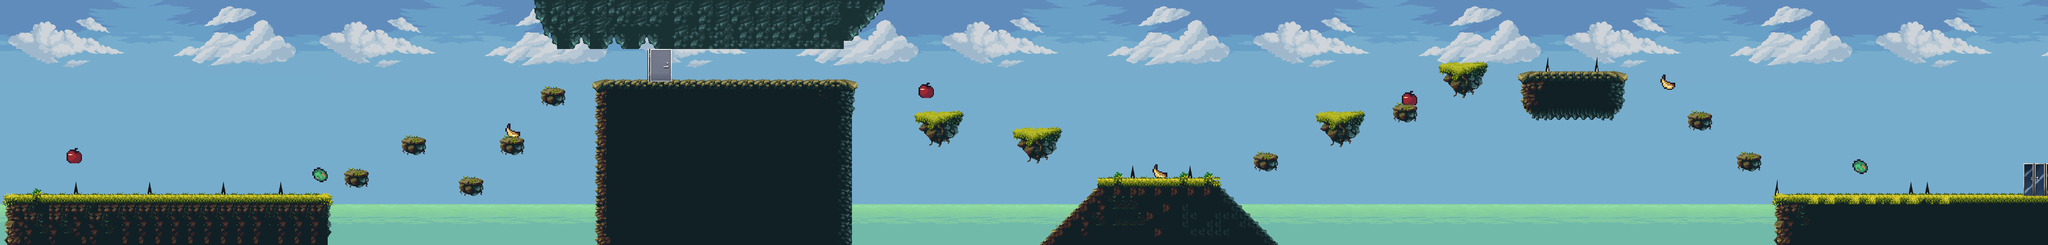

Rendered tile map (Tiled .tmx) drawn with the repository's tilesets; below, a short description and the map source with its tile grids summarised:
An orthogonal 250x30 tile map with 16x16 px tiles, 4 tile layers (Background, Sea, Spikes, Ground), 7 tilesets and 63 objects.

<map version="1.4" tiledversion="1.4.2" orientation="orthogonal" renderorder="right-down" width="250" height="30" tilewidth="16" tileheight="16" infinite="0" nextlayerid="12" nextobjectid="128">
 <tileset firstgid="1" name="sky_cloud" tilewidth="16" tileheight="16" spacing="2" margin="1" tilecount="418" columns="38">
  <image source="tilesets/sky_cloud.png" width="688" height="211" />
 </tileset>
 <tileset firstgid="419" name="sky" tilewidth="16" tileheight="16" spacing="2" margin="1" tilecount="418" columns="38">
  <image source="tilesets/sky.png" width="688" height="211" />
 </tileset>
 <tileset firstgid="837" name="sea" tilewidth="16" tileheight="16" spacing="2" margin="1" tilecount="30" columns="6">
  <image source="tilesets/sea.png" width="112" height="96" />
 </tileset>
 <tileset firstgid="867" name="tileset" tilewidth="16" tileheight="16" tilecount="1160" columns="58">
  <image source="tilesets/tileset.png" width="928" height="320" />
 </tileset>
 <tileset firstgid="2027" name="doors" tilewidth="16" tileheight="16" spacing="2" margin="1" tilecount="1024" columns="32">
  <image source="tilesets/doors.png" width="576" height="576" />
 </tileset>
 <tileset firstgid="3051" name="spikes" tilewidth="16" tileheight="16" spacing="2" margin="1" tilecount="72" columns="9">
  <image source="tilesets/spikes.png" width="164" height="160" />
 </tileset>
 <tileset firstgid="3123" name="d6t9hjj-c3db12c0-0e29-4b3b-a14b-5fcb16ed1e77" tilewidth="16" tileheight="16" spacing="2" margin="1" tilecount="1696" columns="32">
  <image source="tilesets/d6t9hjj-c3db12c0-0e29-4b3b-a14b-5fcb16ed1e77.png" width="576" height="960" />
 </tileset>
 <layer id="1" name="Background" width="250" height="30">
  <data>[7500 cells, 7500 non-empty, 406 distinct tile ids]</data>
 </layer>
 <layer id="2" name="Sea" width="250" height="30">
  <data>[7500 cells, 1250 non-empty, 30 distinct tile ids]</data>
 </layer>
 <layer id="6" name="Spikes" width="250" height="30">
  <data>[7500 cells, 120 non-empty, 27 distinct tile ids]</data>
 </layer>
 <layer id="3" name="Ground" width="250" height="30">
  <data>[7500 cells, 2020 non-empty, 255 distinct tile ids]</data>
 </layer>
 <objectgroup id="5" name="Fruits">
  <object id="15" x="122" y="282.667" width="44" height="42.6667">
   <ellipse />
  </object>
  <object id="17" x="608.667" y="321.333" width="34.6667" height="42">
   <ellipse />
  </object>
  <object id="18" x="1791.33" y="152.667" width="37.3333" height="48.6667">
   <ellipse />
  </object>
  <object id="22" x="2239.33" y="316.667" width="51.3333" height="31.3333">
   <ellipse />
  </object>
  <object id="25" x="2729.33" y="170.667" width="50.6667" height="34.6667">
   <ellipse />
  </object>
  <object id="26" x="3237.33" y="137.333" width="42.6667" height="43.3333">
   <ellipse />
  </object>
  <object id="27" x="3614.67" y="305.333" width="42" height="40">
   <ellipse />
  </object>
  <object id="28" x="976.667" y="233.333" width="50.6667" height="35.3333">
   <ellipse />
  </object>
 </objectgroup>
 <objectgroup id="7" name="Ground">
  <object id="37" x="10.6667" y="382.667" width="130" height="96.6667" />
  <object id="39" x="162" y="381.333" width="122" height="101.333" />
  <object id="41" x="302.667" y="380.667" width="126.667" height="100.667" />
  <object id="42" x="443.333" y="380.667" width="95.3333" height="104" />
  <object id="43" x="555.333" y="383.333" width="86" height="96" />
  <object id="44" x="670" y="331.333" width="52" height="37.3333" />
  <object id="46" x="784" y="268" width="48" height="36.6667" />
  <object id="47" x="897.333" y="349.333" width="46" height="31.3333" />
  <object id="48" x="972" y="272" width="1.33333" />
  <object id="49" x="972" y="272" width="58.6667" height="33.3333" />
  <object id="50" x="1778" y="219.333" width="101.333" height="66.6667" />
  <object id="51" x="1969.33" y="250.667" width="110.667" height="67.3333" />
  <object id="56" x="1156" y="163" width="512" height="317" />
  <object id="57" x="2566" y="219" width="99" height="68" />
  <object id="58" x="2438" y="296" width="60" height="40" />
  <object id="59" x="2799" y="119" width="116" height="71" />
  <object id="61" x="2710" y="204" width="68" height="34" />
  <object id="62" x="2955" y="141" width="57" height="82" />
  <object id="63" x="3029" y="137" width="79" height="103" />
  <object id="64" x="3127" y="137" width="50" height="94" />
  <object id="65" x="3292" y="216" width="56" height="44" />
  <object id="66" x="3392" y="291" width="49" height="43" />
  <object id="78" x="3485" y="380" width="239" height="102" />
  <object id="79" x="3777" y="383" width="221" height="100" />
  <object id="80" x="2221" y="347" width="98" height="125" />
  <object id="83" x="2142" y="346" width="60" height="137" />
  <object id="84" x="2042" y="471" />
  <object id="85" x="2058" y="454" />
  <object id="86" x="2072" y="440" />
  <object id="87" x="2093" y="424" />
  <object id="90" x="2105" y="406" />
  <object id="91" x="2120" y="392" width="1" height="1" />
  <object id="93" x="2120" y="392" />
  <object id="94" x="2138" y="375" />
  <object id="96" x="2333" y="351" width="51" height="126" />
  <object id="105" x="2392" y="369" />
  <object id="106" x="2405" y="382" />
  <object id="107" x="2414" y="393" />
  <object id="111" x="1057" y="168" width="50" height="41" />
  <object id="126" x="1070" y="39" width="595" height="54" />
 </objectgroup>
 <objectgroup id="9" name="Door">
  <object id="108" x="1264.21" y="96.1667" width="47.625" height="62.9583" />
  <object id="110" x="3953" y="321.5" width="40.5" height="62" />
 </objectgroup>
 <objectgroup id="8" name="Spikes">
  <object id="67" x="142" y="351" width="16" height="52" />
  <object id="68" x="285" y="348" width="14" height="55" />
  <object id="69" x="428" y="353" width="12" height="49" />
  <object id="70" x="541" y="350" width="13" height="49" />
  <object id="71" x="2206" y="317" width="16" height="55" />
  <object id="72" x="2322" y="318" width="12" height="55" />
  <object id="73" x="3008" y="110" width="22" height="32" />
  <object id="74" x="3104" y="108" width="22" height="37" />
  <object id="75" x="3464" y="347" width="16" height="46" />
  <object id="77" x="3726" y="345" width="50" height="56" />
 </objectgroup>
 <objectgroup id="11" name="Sea">
  <object id="114" x="646" y="395" width="501" height="82" />
  <object id="116" x="1671" y="397" width="440" height="85" />
  <object id="119" x="2416" y="398" width="1052" height="78" />
 </objectgroup>
</map>
